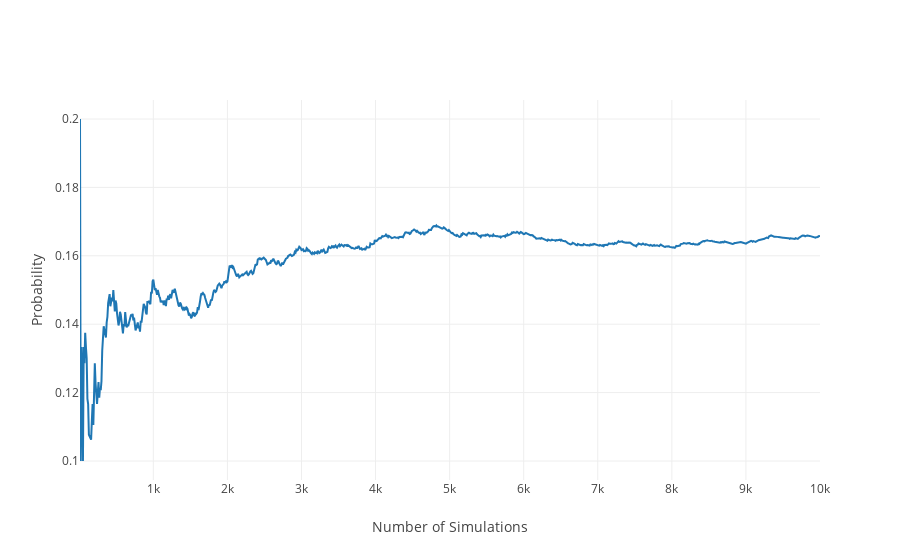

The cell this chart's notebook holds for it:
### Markdown cell above
Next, we can consider the likelihood of one event, given observation of another. We describe this as:
## P(A | B) = P(A and B) / P(B)
Let's look at this scenario for our dice:<br>
P(A6 | B6) = P(A6 and B6) / P(B6)<br>
P(A6 | B6) = (1/36) / (1/6) = 1/6 = 0.167<br>
The odds of the second die being a 6 are independent of the outcome of the first roll.

### Code cell
dice_rolls = np.arange(1,7)
effective_simulations = 0
count_hits = 0
x_data = []
y_data = []

while effective_simulations < 10000:
    roll_1 = np.random.choice(dice_rolls)
    roll_2 = np.random.choice(dice_rolls)
    if roll_1 == 6: 
        effective_simulations += 1
        if roll_2 == 6:
            count_hits += 1
        if (effective_simulations % 10) == 0:
            y_data.append(float(count_hits) / float(effective_simulations))
            x_data.append(effective_simulations)

# Plot the figure
fig = plot_probs(x_data, y_data)
iplot(fig)

### Figure 1 — Plotly figure (JSON) as saved in the notebook; plotly's stock layout.template omitted (floating-point values rounded to 4 significant figures; data arrays with more than 128 entries replaced by an {"elided": "..."} marker saying what was removed)
{"data": [{"type": "scatter", "uid": "fc889b34-c1ef-11e8-97d8-f0189801d286", "x": {"elided": "1000 int values"}, "y": {"elided": "1000 float values"}}], "layout": {"xaxis": {"title": "Number of Simulations"}, "yaxis": {"title": "Probability"}}}
